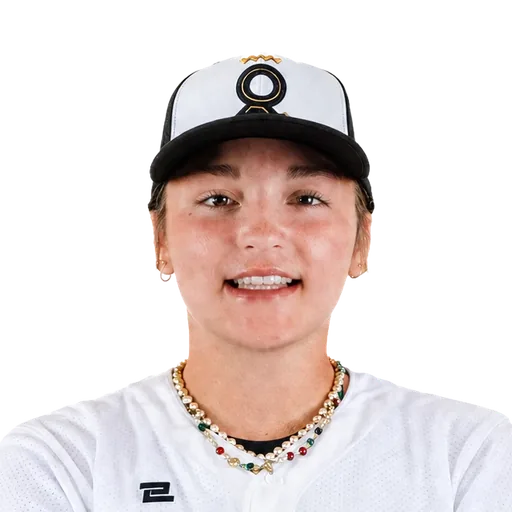
#> input picture art/wpbl-portraits/addisyn-baird.webp, 512 x 512 px
$ python -i cut-out-wpbl-portraits.py   (imports and definitions only)
#> lines starting #> are read from the running program, lines starting #| are printed output that depends on the picture
#> further down, picture is the input picture: PIL image 512x512 RGBA; mean R, G, B, A 97.4, 87.3, 85.4, 117.3
#!/usr/bin/env python3
"""Key the white studio background out of the roster headshots' sources, in place.

    python scripts/cut-out-wpbl-portraits.py            # every file that still needs it
    python scripts/cut-out-wpbl-portraits.py --check    # name them, change nothing
    python scripts/cut-out-wpbl-portraits.py hastings   # one, by substring

WHY THIS EXISTS. `PlayerPortrait` fills its circle with the club's primary color and draws
the headshot over it, which is the whole design: a roster reads as four clubs rather than as
118 photographs. 53 of the bundled portraits are the league's own cut-outs and get that. The
other 65 are the same photograph with the studio's white left opaque, so they landed as a
white disc inside a club-colored ring, and a player whose club had never published a cut-out
of her was the only one on the page wearing no color. Nothing about that is visible to a
type checker or a test that only counts files, which is why it sat there for months.

IN PLACE, ON THE SOURCE. It keys art/wpbl-portraits/<slug>.webp, the photo as it came in, and
scripts/frame-wpbl-portraits.py builds the bundled 512 from that (since Nov 2026; before then
this keyed the bundled file itself). There is no upstream to re-fetch, and git is the only copy
of what went in. (A newer photo from the league comes in through wpbl-portraits.py, which
borrows `alpha` from this file.) So the pass is idempotent by construction (a file that already
carries alpha is skipped, not re-keyed) and `--check` exists to see the list before anything is
written.

WHY A THRESHOLD AND NOT rembg. A segmentation model is the right tool when the background is a
scene, which is what the manager script is up against. These are seamless white, and against
seamless white a threshold is both better and honest: it cuts exactly the pixels that are the
paper and nothing else, where a model happily shaves off a pale cap or half a blonde ponytail
and gives no sign it did. The two rules below are what make it safe on a white UNIFORM, which
is the case that would otherwise eat somebody's jersey.

RUN IT WHEN A NEW HEADSHOT LANDS, then frame-wpbl-portraits.py. `portraitAlpha.test.ts` fails on
any bundled portrait with no alpha channel, so a white-backed file cannot reach main unnoticed.
"""

from __future__ import annotations

import sys
from pathlib import Path

import cv2
import numpy as np
from PIL import Image

ROOT = Path(__file__).resolve().parent.parent
PORTRAITS = ROOT / "art" / "wpbl-portraits"

# The two ends of the ramp, in min(R, G, B).
#
# HI IS "THE PAPER", and it is deliberately high. Every one of these was shot on a blown-out
# white that sits at 255 across the frame, so the only pixels between HI and pure white are the
# anti-aliased edge of the subject. Lowering it to catch a dull background would start catching
# the bright side of a white jersey, which is the one mistake this script must not make.
#
# LO IS WHERE A PIXEL IS TAKEN AS SOLIDLY THE SUBJECT. The gap between them is the whole of the
# soft edge: a strand of hair at 235 keeps about half its opacity instead of being posterised
# into or out of the cut.
HI, LO = 246, 224


def alpha(im: Image.Image) -> np.ndarray:
    """The subject's alpha for a headshot shot on white."""
    v = np.array(im.convert("RGB")).astype(np.int16).min(axis=2)
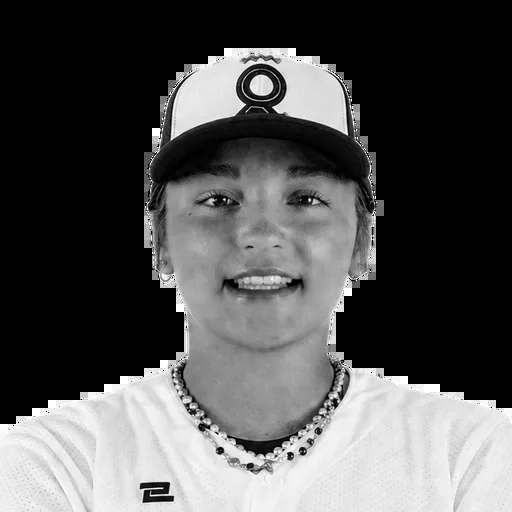
#> v: shape (512, 512) int16; min 0, max 255, mean 83

    # RULE ONE: THE BACKGROUND HAS TO REACH THE TOP OF THE FRAME. Whiteness alone would take a
    # white cap, a white jersey and the whites of somebody's eyes with it. The studio paper is
    # one connected region that always touches the top edge (and, on these crops, the upper
    # sides); a garment is an island inside the subject, however bright it is. Sydney Barry's
    # white cap and the several white uniforms in the roster survive on this rule alone.
    n, label = cv2.connectedComponents((v >= HI).astype(np.uint8), 4)
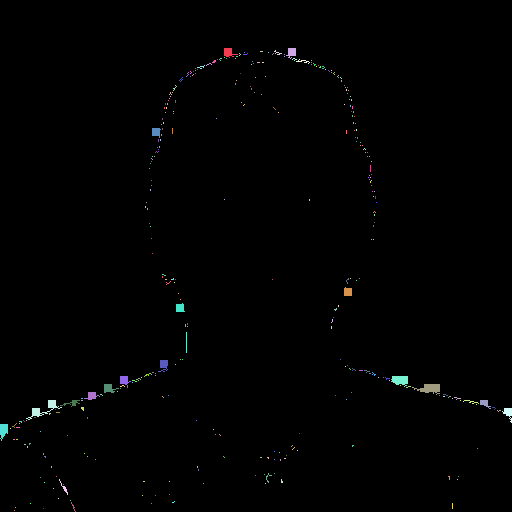
#> label: shape (512, 512) int32; 327 distinct labels, from 0 to 326; one colour per label, 0 black
#> n = 327
    h = label.shape[0]
#> h = 512
    edge = set(np.unique(label[0])) | set(np.unique(label[: h // 3, 0])) | set(np.unique(label[: h // 3, -1]))
#> edge = 1 item
    edge.discard(0)
    bg = np.isin(label, list(edge))
#> bg: shape (512, 512) bool; every value is 0

    # RULE TWO: THE RAMP IS APPLIED ONLY BESIDE THE CUT. A pixel at 240 in the middle of a
    # jersey is cotton catching the light and must stay solid; the same value one pixel outside
    # the subject's outline is paper bleeding through the anti-aliasing and must not. Dilating
    # the background by three pixels is what tells those two apart, and it also eats into the
    # white fringe the original encoder left, which against a club color would otherwise read
    # as a sticker cut out with scissors.
    band = cv2.dilate(bg.astype(np.uint8), np.ones((7, 7), np.uint8)) > 0
    ramp = np.clip((v - LO) / (HI - LO), 0, 1)
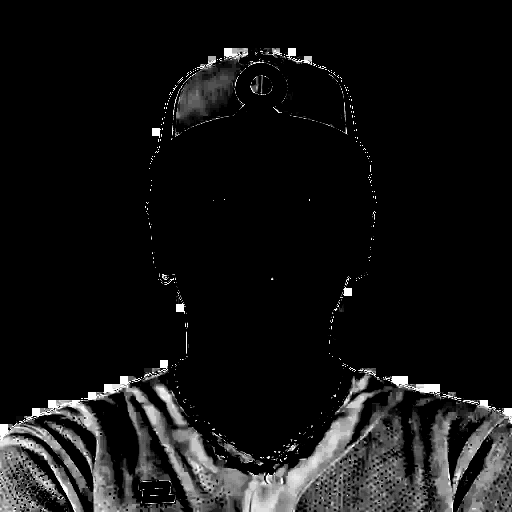
#> ramp: shape (512, 512) float64; min 0, max 1, mean 0.0759
    a = np.where(bg, 0.0, np.where(band, 1 - ramp, 1.0))
#> a: shape (512, 512) float64; every value is 1

    # One pixel of feather, for the reason the manager script gives: a hard edge on a flat
    # color reads as a cut-out and not as a photograph.
    return (cv2.GaussianBlur(a.astype(np.float32), (3, 3), 0) * 255).astype(np.uint8)
#> returned value: shape (512, 512); every value is 255


def keyed(path: Path) -> bool:
    """True when this file already carries a cut-out, so the pass has nothing to do."""
    a = np.array(Image.open(path).convert("RGBA"))[:, :, 3]
    return bool(a[0, 0] < 200 and a[0, -1] < 200)


def main() -> None:
    args = [a.lower() for a in sys.argv[1:]]
    check = "--check" in args
    only = [a for a in args if not a.startswith("--")]

    done = skipped = 0
    for path in sorted(PORTRAITS.glob("*.webp")):
        if only and not any(a in path.stem for a in only):
            continue
        if keyed(path):
            skipped += 1
            continue
        im = Image.open(path)
        a = alpha(im)
        # Under a tenth of the frame left standing means the cut ate the player, which is what
        # happens the day the league changes studios and the "white" comes back at 230. Louder
        # than a quiet bad file, since the only way to see one of those is to open the page.
        kept = a.mean() / 255
        if kept < 0.10:
            raise SystemExit(f"{path.stem}: only {kept:.0%} of the frame survived the cut. "
                             "That background is not the usual seamless white; check it by eye.")
        print(f"{path.stem:<32} {'would key' if check else 'keyed'}  subject {kept:.0%} of frame")
        if not check:
            out = Image.fromarray(np.dstack([np.array(im.convert("RGB")), a]), "RGBA")
            out.save(path, "WEBP", quality=82, method=6)
        done += 1

    verb = "to key" if check else "keyed"
    print(f"\n{done} {verb}, {skipped} already cut out.")


# [2 lines not run here, left out]

>>> from PIL import Image
>>> picture = Image.open('../art/wpbl-portraits/addisyn-baird.webp')
>>> result = alpha(picture)
